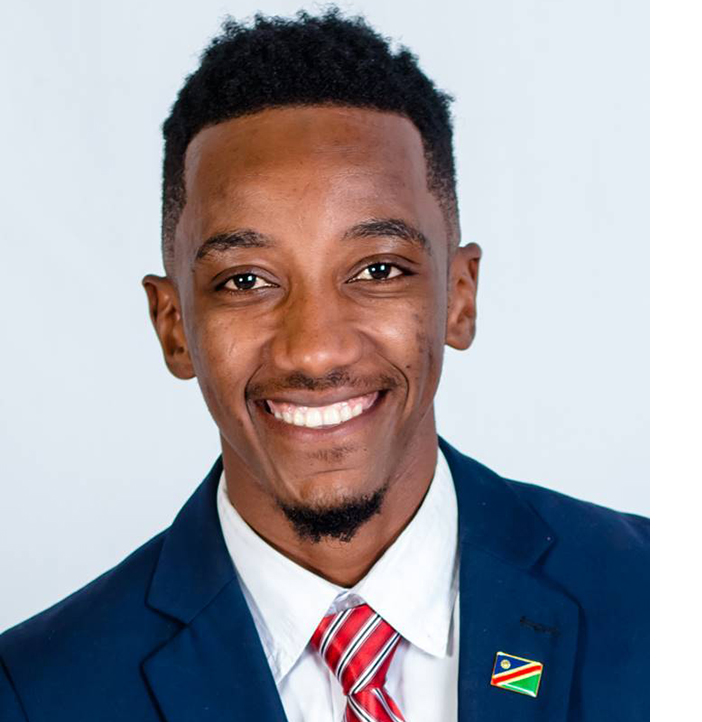
#> input picture images/input.jpg, 702 x 722 px
$ python main.py
#> lines starting #> are read from the running program, lines starting #| are printed output that depends on the picture
import cv2
import numpy as np

def cartoonify_image(image_path, output_path, alpha):
    # Read the input image
#> called with image_path = 'images/input.jpg', output_path = 'images/cartoonified.jpg', alpha = 0
    img = cv2.imread(image_path)
#> img is the input picture: shape (722, 702, 3); mean B, G, R 165.2, 158.9, 161.8
    if img is None:
        print("Error: Image not found.")
        return

    # Resize for consistency
    img = cv2.resize(img, (500, 500))
#> img: shape (500, 500, 3)

    # Step 2: Convert to grayscale for edge detection
    gray = cv2.cvtColor(img, cv2.COLOR_BGR2GRAY)
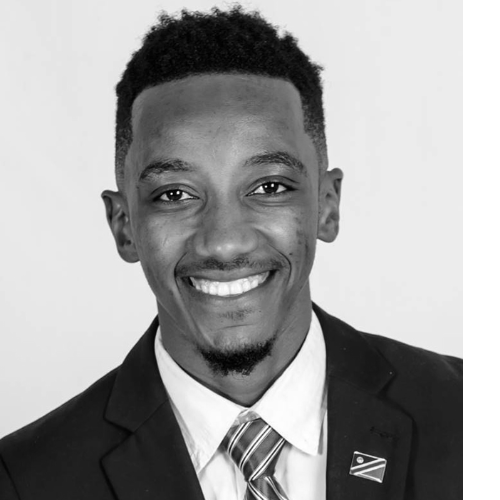
#> gray: shape (500, 500); min 0, max 255, mean 160.4
    gray_3ch = cv2.cvtColor(gray, cv2.COLOR_GRAY2BGR)

    blended_image = cv2.addWeighted(gray_3ch, alpha, img, 1 - alpha, 0)


    # Save the result
    cv2.imwrite(output_path, gray)

    # Show the result
    cv2.imshow("Original Image", blended_image)
    cv2.waitKey(0)
    cv2.destroyAllWindows()

# Example usage
image_path = "images/input.jpg"  # Replace with your input image path
output_path = "images/cartoonified.jpg"  # Replace with your desired output path
for i in range(3):
    cartoonify_image(image_path, output_path, i/5)
